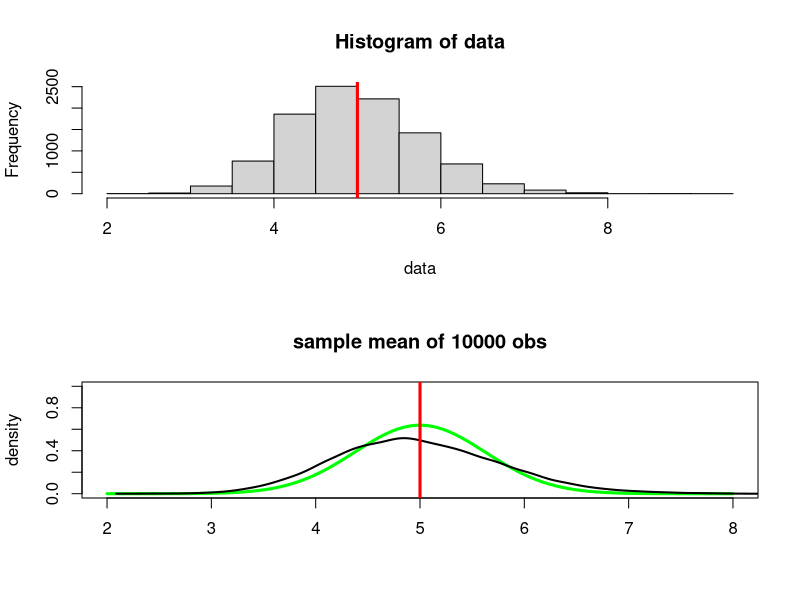

The R source for this figure:
## ---- chunk 1
lambda <- 0.2
num.in.each <- 40
total.num <- 10000
## ---- chunk 2

data <- matrix(rexp(total.num * num.in.each, lambda), nrow = total.num, 
               byrow = TRUE)
means <- rowMeans(data)

make_plots <- function (data){
    par(mfrow = c(2, 1))
    hist(data)
    abline(v = 1 / lambda, lwd = 3, col = "red")
    dty <- density(data)
    plot(dty$x, dty$y, xlab = "", 
         ylab = "density", 
         xlim = c(2, 8),
         ylim = c(0, 1),
         type = "n")
    title(paste("sample mean of", total.num, "obs"))
    lines(seq(2, 8, length = 100), 
          dnorm(seq(2, 8, length = 100), mean =  1 / lambda, 
                sd = 1 / lambda / lambda / num.in.each), 
          col = "green", lwd = 3)
  lines(dty$x, dty$y, lwd = 2)
  abline(v = 1 / lambda, lwd = 3, col = "red")  
}
## ---- chunk 3
   make_plots(means)
## ---- chunk 4
    mean(means) + c(-1, 1) * qnorm(0.975) * sd(means)/sqrt(length(means))
